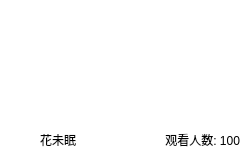
<?xml version="1.0" encoding="UTF-8"?>
<ui version="4.0">
 <class>LiveRoomItem</class>
 <widget class="QWidget" name="LiveRoomItem">
  <property name="geometry">
   <rect>
    <x>0</x>
    <y>0</y>
    <width>250</width>
    <height>160</height>
   </rect>
  </property>
  <property name="minimumSize">
   <size>
    <width>250</width>
    <height>160</height>
   </size>
  </property>
  <property name="maximumSize">
   <size>
    <width>250</width>
    <height>160</height>
   </size>
  </property>
  <property name="windowTitle">
   <string>LiveRoomItem</string>
  </property>
  <property name="styleSheet">
   <string notr="true">border: 0px;
background-color: #ffffff;</string>
  </property>
  <widget class="QLabel" name="m_liveRoomCoverLabel">
   <property name="geometry">
    <rect>
     <x>10</x>
     <y>5</y>
     <width>230</width>
     <height>120</height>
    </rect>
   </property>
   <property name="text">
    <string/>
   </property>
   <property name="pixmap">
    <pixmap resource="../res/res.qrc">:/img/test.png</pixmap>
   </property>
   <property name="scaledContents">
    <bool>true</bool>
   </property>
  </widget>
  <widget class="QLabel" name="m_liveRoomOwnerAvatarLabel">
   <property name="geometry">
    <rect>
     <x>10</x>
     <y>130</y>
     <width>20</width>
     <height>20</height>
    </rect>
   </property>
   <property name="text">
    <string/>
   </property>
   <property name="pixmap">
    <pixmap resource="../res/res.qrc">:/img/avatar.jpg</pixmap>
   </property>
   <property name="scaledContents">
    <bool>true</bool>
   </property>
  </widget>
  <widget class="QLabel" name="m_liveRoomOwnerNameLabel">
   <property name="geometry">
    <rect>
     <x>40</x>
     <y>130</y>
     <width>100</width>
     <height>20</height>
    </rect>
   </property>
   <property name="text">
    <string>花未眠</string>
   </property>
  </widget>
  <widget class="QLabel" name="m_liveRoomViewerCountLabel">
   <property name="geometry">
    <rect>
     <x>140</x>
     <y>130</y>
     <width>100</width>
     <height>20</height>
    </rect>
   </property>
   <property name="text">
    <string>观看人数: 100</string>
   </property>
   <property name="alignment">
    <set>Qt::AlignRight|Qt::AlignTrailing|Qt::AlignVCenter</set>
   </property>
  </widget>
 </widget>
 <resources>
  <include location="../res/res.qrc"/>
 </resources>
 <connections/>
</ui>
